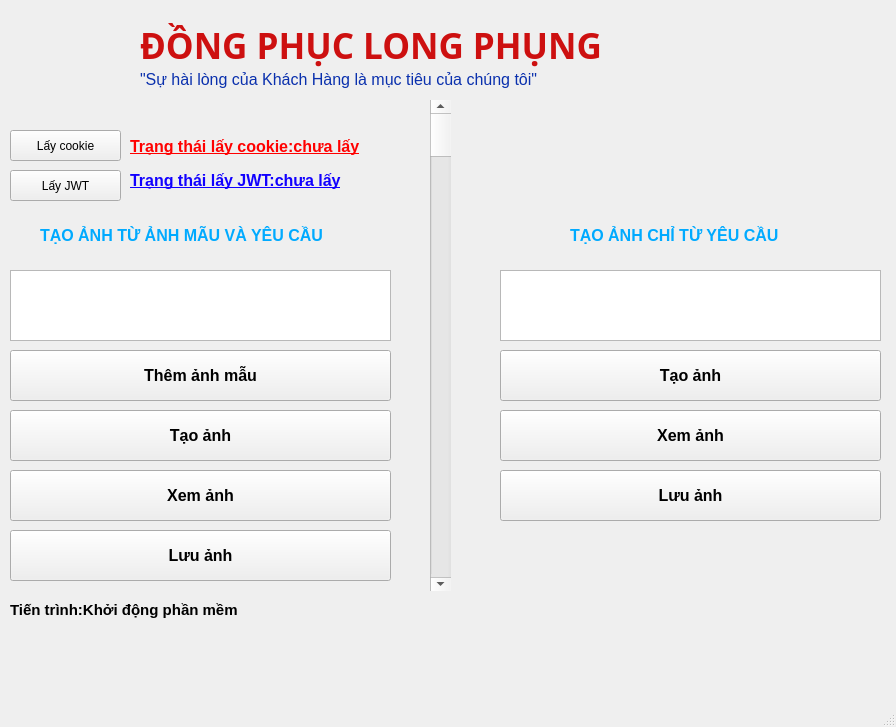
<?xml version="1.0" encoding="UTF-8"?>
<ui version="4.0">
 <class>MainWindow</class>
 <widget class="QMainWindow" name="MainWindow">
  <property name="geometry">
   <rect>
    <x>0</x>
    <y>0</y>
    <width>896</width>
    <height>727</height>
   </rect>
  </property>
  <property name="windowTitle">
   <string>Leonardo AI API test</string>
  </property>
  <widget class="QWidget" name="centralwidget">
   <widget class="QPushButton" name="get_cookie">
    <property name="geometry">
     <rect>
      <x>10</x>
      <y>130</y>
      <width>111</width>
      <height>31</height>
     </rect>
    </property>
    <property name="text">
     <string>Lấy cookie</string>
    </property>
   </widget>
   <widget class="QLabel" name="get_cookie_state">
    <property name="enabled">
     <bool>true</bool>
    </property>
    <property name="geometry">
     <rect>
      <x>130</x>
      <y>136</y>
      <width>251</width>
      <height>21</height>
     </rect>
    </property>
    <property name="palette">
     <palette>
      <active>
       <colorrole role="WindowText">
        <brush brushstyle="SolidPattern">
         <color alpha="255">
          <red>0</red>
          <green>0</green>
          <blue>0</blue>
         </color>
        </brush>
       </colorrole>
       <colorrole role="Button">
        <brush brushstyle="SolidPattern">
         <color alpha="255">
          <red>79</red>
          <green>240</green>
          <blue>216</blue>
         </color>
        </brush>
       </colorrole>
       <colorrole role="Light">
        <brush brushstyle="SolidPattern">
         <color alpha="255">
          <red>189</red>
          <green>255</green>
          <blue>246</blue>
         </color>
        </brush>
       </colorrole>
       <colorrole role="Midlight">
        <brush brushstyle="SolidPattern">
         <color alpha="255">
          <red>134</red>
          <green>247</green>
          <blue>231</blue>
         </color>
        </brush>
       </colorrole>
       <colorrole role="Dark">
        <brush brushstyle="SolidPattern">
         <color alpha="255">
          <red>39</red>
          <green>120</green>
          <blue>108</blue>
         </color>
        </brush>
       </colorrole>
       <colorrole role="Mid">
        <brush brushstyle="SolidPattern">
         <color alpha="255">
          <red>52</red>
          <green>160</green>
          <blue>144</blue>
         </color>
        </brush>
       </colorrole>
       <colorrole role="Text">
        <brush brushstyle="SolidPattern">
         <color alpha="255">
          <red>0</red>
          <green>0</green>
          <blue>0</blue>
         </color>
        </brush>
       </colorrole>
       <colorrole role="BrightText">
        <brush brushstyle="SolidPattern">
         <color alpha="255">
          <red>255</red>
          <green>255</green>
          <blue>255</blue>
         </color>
        </brush>
       </colorrole>
       <colorrole role="ButtonText">
        <brush brushstyle="SolidPattern">
         <color alpha="255">
          <red>0</red>
          <green>0</green>
          <blue>0</blue>
         </color>
        </brush>
       </colorrole>
       <colorrole role="Base">
        <brush brushstyle="SolidPattern">
         <color alpha="255">
          <red>255</red>
          <green>255</green>
          <blue>255</blue>
         </color>
        </brush>
       </colorrole>
       <colorrole role="Window">
        <brush brushstyle="SolidPattern">
         <color alpha="255">
          <red>79</red>
          <green>240</green>
          <blue>216</blue>
         </color>
        </brush>
       </colorrole>
       <colorrole role="Shadow">
        <brush brushstyle="SolidPattern">
         <color alpha="255">
          <red>0</red>
          <green>0</green>
          <blue>0</blue>
         </color>
        </brush>
       </colorrole>
       <colorrole role="AlternateBase">
        <brush brushstyle="SolidPattern">
         <color alpha="255">
          <red>167</red>
          <green>247</green>
          <blue>235</blue>
         </color>
        </brush>
       </colorrole>
       <colorrole role="ToolTipBase">
        <brush brushstyle="SolidPattern">
         <color alpha="255">
          <red>255</red>
          <green>255</green>
          <blue>220</blue>
         </color>
        </brush>
       </colorrole>
       <colorrole role="ToolTipText">
        <brush brushstyle="SolidPattern">
         <color alpha="255">
          <red>0</red>
          <green>0</green>
          <blue>0</blue>
         </color>
        </brush>
       </colorrole>
      </active>
      <inactive>
       <colorrole role="WindowText">
        <brush brushstyle="SolidPattern">
         <color alpha="255">
          <red>0</red>
          <green>0</green>
          <blue>0</blue>
         </color>
        </brush>
       </colorrole>
       <colorrole role="Button">
        <brush brushstyle="SolidPattern">
         <color alpha="255">
          <red>79</red>
          <green>240</green>
          <blue>216</blue>
         </color>
        </brush>
       </colorrole>
       <colorrole role="Light">
        <brush brushstyle="SolidPattern">
         <color alpha="255">
          <red>189</red>
          <green>255</green>
          <blue>246</blue>
         </color>
        </brush>
       </colorrole>
       <colorrole role="Midlight">
        <brush brushstyle="SolidPattern">
         <color alpha="255">
          <red>134</red>
          <green>247</green>
          <blue>231</blue>
         </color>
        </brush>
       </colorrole>
       <colorrole role="Dark">
        <brush brushstyle="SolidPattern">
         <color alpha="255">
          <red>39</red>
          <green>120</green>
          <blue>108</blue>
         </color>
        </brush>
       </colorrole>
       <colorrole role="Mid">
        <brush brushstyle="SolidPattern">
         <color alpha="255">
          <red>52</red>
          <green>160</green>
          <blue>144</blue>
         </color>
        </brush>
       </colorrole>
       <colorrole role="Text">
        <brush brushstyle="SolidPattern">
         <color alpha="255">
          <red>0</red>
          <green>0</green>
          <blue>0</blue>
         </color>
        </brush>
       </colorrole>
       <colorrole role="BrightText">
        <brush brushstyle="SolidPattern">
         <color alpha="255">
          <red>255</red>
          <green>255</green>
          <blue>255</blue>
         </color>
        </brush>
       </colorrole>
       <colorrole role="ButtonText">
        <brush brushstyle="SolidPattern">
         <color alpha="255">
          <red>0</red>
          <green>0</green>
          <blue>0</blue>
         </color>
        </brush>
       </colorrole>
       <colorrole role="Base">
        <brush brushstyle="SolidPattern">
         <color alpha="255">
          <red>255</red>
          <green>255</green>
          <blue>255</blue>
         </color>
        </brush>
       </colorrole>
       <colorrole role="Window">
        <brush brushstyle="SolidPattern">
         <color alpha="255">
          <red>79</red>
          <green>240</green>
          <blue>216</blue>
         </color>
        </brush>
       </colorrole>
       <colorrole role="Shadow">
        <brush brushstyle="SolidPattern">
         <color alpha="255">
          <red>0</red>
          <green>0</green>
          <blue>0</blue>
         </color>
        </brush>
       </colorrole>
       <colorrole role="AlternateBase">
        <brush brushstyle="SolidPattern">
         <color alpha="255">
          <red>167</red>
          <green>247</green>
          <blue>235</blue>
         </color>
        </brush>
       </colorrole>
       <colorrole role="ToolTipBase">
        <brush brushstyle="SolidPattern">
         <color alpha="255">
          <red>255</red>
          <green>255</green>
          <blue>220</blue>
         </color>
        </brush>
       </colorrole>
       <colorrole role="ToolTipText">
        <brush brushstyle="SolidPattern">
         <color alpha="255">
          <red>0</red>
          <green>0</green>
          <blue>0</blue>
         </color>
        </brush>
       </colorrole>
      </inactive>
      <disabled>
       <colorrole role="WindowText">
        <brush brushstyle="SolidPattern">
         <color alpha="255">
          <red>39</red>
          <green>120</green>
          <blue>108</blue>
         </color>
        </brush>
       </colorrole>
       <colorrole role="Button">
        <brush brushstyle="SolidPattern">
         <color alpha="255">
          <red>79</red>
          <green>240</green>
          <blue>216</blue>
         </color>
        </brush>
       </colorrole>
       <colorrole role="Light">
        <brush brushstyle="SolidPattern">
         <color alpha="255">
          <red>189</red>
          <green>255</green>
          <blue>246</blue>
         </color>
        </brush>
       </colorrole>
       <colorrole role="Midlight">
        <brush brushstyle="SolidPattern">
         <color alpha="255">
          <red>134</red>
          <green>247</green>
          <blue>231</blue>
         </color>
        </brush>
       </colorrole>
       <colorrole role="Dark">
        <brush brushstyle="SolidPattern">
         <color alpha="255">
          <red>39</red>
          <green>120</green>
          <blue>108</blue>
         </color>
        </brush>
       </colorrole>
       <colorrole role="Mid">
        <brush brushstyle="SolidPattern">
         <color alpha="255">
          <red>52</red>
          <green>160</green>
          <blue>144</blue>
         </color>
        </brush>
       </colorrole>
       <colorrole role="Text">
        <brush brushstyle="SolidPattern">
         <color alpha="255">
          <red>39</red>
          <green>120</green>
          <blue>108</blue>
         </color>
        </brush>
       </colorrole>
       <colorrole role="BrightText">
        <brush brushstyle="SolidPattern">
         <color alpha="255">
          <red>255</red>
          <green>255</green>
          <blue>255</blue>
         </color>
        </brush>
       </colorrole>
       <colorrole role="ButtonText">
        <brush brushstyle="SolidPattern">
         <color alpha="255">
          <red>39</red>
          <green>120</green>
          <blue>108</blue>
         </color>
        </brush>
       </colorrole>
       <colorrole role="Base">
        <brush brushstyle="SolidPattern">
         <color alpha="255">
          <red>79</red>
          <green>240</green>
          <blue>216</blue>
         </color>
        </brush>
       </colorrole>
       <colorrole role="Window">
        <brush brushstyle="SolidPattern">
         <color alpha="255">
          <red>79</red>
          <green>240</green>
          <blue>216</blue>
         </color>
        </brush>
       </colorrole>
       <colorrole role="Shadow">
        <brush brushstyle="SolidPattern">
         <color alpha="255">
          <red>0</red>
          <green>0</green>
          <blue>0</blue>
         </color>
        </brush>
       </colorrole>
       <colorrole role="AlternateBase">
        <brush brushstyle="SolidPattern">
         <color alpha="255">
          <red>79</red>
          <green>240</green>
          <blue>216</blue>
         </color>
        </brush>
       </colorrole>
       <colorrole role="ToolTipBase">
        <brush brushstyle="SolidPattern">
         <color alpha="255">
          <red>255</red>
          <green>255</green>
          <blue>220</blue>
         </color>
        </brush>
       </colorrole>
       <colorrole role="ToolTipText">
        <brush brushstyle="SolidPattern">
         <color alpha="255">
          <red>0</red>
          <green>0</green>
          <blue>0</blue>
         </color>
        </brush>
       </colorrole>
      </disabled>
     </palette>
    </property>
    <property name="font">
     <font>
      <pointsize>12</pointsize>
      <weight>75</weight>
      <bold>true</bold>
      <underline>true</underline>
     </font>
    </property>
    <property name="toolTip">
     <string extracomment="Mở chrome để login lấy cookie user"/>
    </property>
    <property name="autoFillBackground">
     <bool>false</bool>
    </property>
    <property name="text">
     <string>&lt;html&gt;&lt;head/&gt;&lt;body&gt;&lt;p&gt;&lt;span style=&quot; color:#ff0000;&quot;&gt;Trạng thái lấy cookie:chưa lấy&lt;/span&gt;&lt;/p&gt;&lt;/body&gt;&lt;/html&gt;</string>
    </property>
   </widget>
   <widget class="QPushButton" name="get_jwt">
    <property name="geometry">
     <rect>
      <x>10</x>
      <y>170</y>
      <width>111</width>
      <height>31</height>
     </rect>
    </property>
    <property name="text">
     <string>Lấy JWT</string>
    </property>
   </widget>
   <widget class="QLabel" name="get_JWT_state">
    <property name="enabled">
     <bool>true</bool>
    </property>
    <property name="geometry">
     <rect>
      <x>130</x>
      <y>170</y>
      <width>251</width>
      <height>21</height>
     </rect>
    </property>
    <property name="palette">
     <palette>
      <active>
       <colorrole role="WindowText">
        <brush brushstyle="SolidPattern">
         <color alpha="255">
          <red>0</red>
          <green>0</green>
          <blue>0</blue>
         </color>
        </brush>
       </colorrole>
       <colorrole role="Button">
        <brush brushstyle="SolidPattern">
         <color alpha="255">
          <red>79</red>
          <green>240</green>
          <blue>216</blue>
         </color>
        </brush>
       </colorrole>
       <colorrole role="Light">
        <brush brushstyle="SolidPattern">
         <color alpha="255">
          <red>189</red>
          <green>255</green>
          <blue>246</blue>
         </color>
        </brush>
       </colorrole>
       <colorrole role="Midlight">
        <brush brushstyle="SolidPattern">
         <color alpha="255">
          <red>134</red>
          <green>247</green>
          <blue>231</blue>
         </color>
        </brush>
       </colorrole>
       <colorrole role="Dark">
        <brush brushstyle="SolidPattern">
         <color alpha="255">
          <red>39</red>
          <green>120</green>
          <blue>108</blue>
         </color>
        </brush>
       </colorrole>
       <colorrole role="Mid">
        <brush brushstyle="SolidPattern">
         <color alpha="255">
          <red>52</red>
          <green>160</green>
          <blue>144</blue>
         </color>
        </brush>
       </colorrole>
       <colorrole role="Text">
        <brush brushstyle="SolidPattern">
         <color alpha="255">
          <red>0</red>
          <green>0</green>
          <blue>0</blue>
         </color>
        </brush>
       </colorrole>
       <colorrole role="BrightText">
        <brush brushstyle="SolidPattern">
         <color alpha="255">
          <red>255</red>
          <green>255</green>
          <blue>255</blue>
         </color>
        </brush>
       </colorrole>
       <colorrole role="ButtonText">
        <brush brushstyle="SolidPattern">
         <color alpha="255">
          <red>0</red>
          <green>0</green>
          <blue>0</blue>
         </color>
        </brush>
       </colorrole>
       <colorrole role="Base">
        <brush brushstyle="SolidPattern">
         <color alpha="255">
          <red>255</red>
          <green>255</green>
          <blue>255</blue>
         </color>
        </brush>
       </colorrole>
       <colorrole role="Window">
        <brush brushstyle="SolidPattern">
         <color alpha="255">
          <red>79</red>
          <green>240</green>
          <blue>216</blue>
         </color>
        </brush>
       </colorrole>
       <colorrole role="Shadow">
        <brush brushstyle="SolidPattern">
         <color alpha="255">
          <red>0</red>
          <green>0</green>
          <blue>0</blue>
         </color>
        </brush>
       </colorrole>
       <colorrole role="AlternateBase">
        <brush brushstyle="SolidPattern">
         <color alpha="255">
          <red>167</red>
          <green>247</green>
          <blue>235</blue>
         </color>
        </brush>
       </colorrole>
       <colorrole role="ToolTipBase">
        <brush brushstyle="SolidPattern">
         <color alpha="255">
          <red>255</red>
          <green>255</green>
          <blue>220</blue>
         </color>
        </brush>
       </colorrole>
       <colorrole role="ToolTipText">
        <brush brushstyle="SolidPattern">
         <color alpha="255">
          <red>0</red>
          <green>0</green>
          <blue>0</blue>
         </color>
        </brush>
       </colorrole>
      </active>
      <inactive>
       <colorrole role="WindowText">
        <brush brushstyle="SolidPattern">
         <color alpha="255">
          <red>0</red>
          <green>0</green>
          <blue>0</blue>
         </color>
        </brush>
       </colorrole>
       <colorrole role="Button">
        <brush brushstyle="SolidPattern">
         <color alpha="255">
          <red>79</red>
          <green>240</green>
          <blue>216</blue>
         </color>
        </brush>
       </colorrole>
       <colorrole role="Light">
        <brush brushstyle="SolidPattern">
         <color alpha="255">
          <red>189</red>
          <green>255</green>
          <blue>246</blue>
         </color>
        </brush>
       </colorrole>
       <colorrole role="Midlight">
        <brush brushstyle="SolidPattern">
         <color alpha="255">
          <red>134</red>
          <green>247</green>
          <blue>231</blue>
         </color>
        </brush>
       </colorrole>
       <colorrole role="Dark">
        <brush brushstyle="SolidPattern">
         <color alpha="255">
          <red>39</red>
          <green>120</green>
          <blue>108</blue>
         </color>
        </brush>
       </colorrole>
       <colorrole role="Mid">
        <brush brushstyle="SolidPattern">
         <color alpha="255">
          <red>52</red>
          <green>160</green>
          <blue>144</blue>
         </color>
        </brush>
       </colorrole>
       <colorrole role="Text">
        <brush brushstyle="SolidPattern">
         <color alpha="255">
          <red>0</red>
          <green>0</green>
          <blue>0</blue>
         </color>
        </brush>
       </colorrole>
       <colorrole role="BrightText">
        <brush brushstyle="SolidPattern">
         <color alpha="255">
          <red>255</red>
          <green>255</green>
          <blue>255</blue>
         </color>
        </brush>
       </colorrole>
       <colorrole role="ButtonText">
        <brush brushstyle="SolidPattern">
         <color alpha="255">
          <red>0</red>
          <green>0</green>
          <blue>0</blue>
         </color>
        </brush>
       </colorrole>
       <colorrole role="Base">
        <brush brushstyle="SolidPattern">
         <color alpha="255">
          <red>255</red>
          <green>255</green>
          <blue>255</blue>
         </color>
        </brush>
       </colorrole>
       <colorrole role="Window">
        <brush brushstyle="SolidPattern">
         <color alpha="255">
          <red>79</red>
          <green>240</green>
          <blue>216</blue>
         </color>
        </brush>
       </colorrole>
       <colorrole role="Shadow">
        <brush brushstyle="SolidPattern">
         <color alpha="255">
          <red>0</red>
          <green>0</green>
          <blue>0</blue>
         </color>
        </brush>
       </colorrole>
       <colorrole role="AlternateBase">
        <brush brushstyle="SolidPattern">
         <color alpha="255">
          <red>167</red>
          <green>247</green>
          <blue>235</blue>
         </color>
        </brush>
       </colorrole>
       <colorrole role="ToolTipBase">
        <brush brushstyle="SolidPattern">
         <color alpha="255">
          <red>255</red>
          <green>255</green>
          <blue>220</blue>
         </color>
        </brush>
       </colorrole>
       <colorrole role="ToolTipText">
        <brush brushstyle="SolidPattern">
         <color alpha="255">
          <red>0</red>
          <green>0</green>
          <blue>0</blue>
         </color>
        </brush>
       </colorrole>
      </inactive>
      <disabled>
       <colorrole role="WindowText">
        <brush brushstyle="SolidPattern">
         <color alpha="255">
          <red>39</red>
          <green>120</green>
          <blue>108</blue>
         </color>
        </brush>
       </colorrole>
       <colorrole role="Button">
        <brush brushstyle="SolidPattern">
         <color alpha="255">
          <red>79</red>
          <green>240</green>
          <blue>216</blue>
         </color>
        </brush>
       </colorrole>
       <colorrole role="Light">
        <brush brushstyle="SolidPattern">
         <color alpha="255">
          <red>189</red>
          <green>255</green>
          <blue>246</blue>
         </color>
        </brush>
       </colorrole>
       <colorrole role="Midlight">
        <brush brushstyle="SolidPattern">
         <color alpha="255">
          <red>134</red>
          <green>247</green>
          <blue>231</blue>
         </color>
        </brush>
       </colorrole>
       <colorrole role="Dark">
        <brush brushstyle="SolidPattern">
         <color alpha="255">
          <red>39</red>
          <green>120</green>
          <blue>108</blue>
         </color>
        </brush>
       </colorrole>
       <colorrole role="Mid">
        <brush brushstyle="SolidPattern">
         <color alpha="255">
          <red>52</red>
          <green>160</green>
          <blue>144</blue>
         </color>
        </brush>
       </colorrole>
       <colorrole role="Text">
        <brush brushstyle="SolidPattern">
         <color alpha="255">
          <red>39</red>
          <green>120</green>
          <blue>108</blue>
         </color>
        </brush>
       </colorrole>
       <colorrole role="BrightText">
        <brush brushstyle="SolidPattern">
         <color alpha="255">
          <red>255</red>
          <green>255</green>
          <blue>255</blue>
         </color>
        </brush>
       </colorrole>
       <colorrole role="ButtonText">
        <brush brushstyle="SolidPattern">
         <color alpha="255">
          <red>39</red>
          <green>120</green>
          <blue>108</blue>
         </color>
        </brush>
       </colorrole>
       <colorrole role="Base">
        <brush brushstyle="SolidPattern">
         <color alpha="255">
          <red>79</red>
          <green>240</green>
          <blue>216</blue>
         </color>
        </brush>
       </colorrole>
       <colorrole role="Window">
        <brush brushstyle="SolidPattern">
         <color alpha="255">
          <red>79</red>
          <green>240</green>
          <blue>216</blue>
         </color>
        </brush>
       </colorrole>
       <colorrole role="Shadow">
        <brush brushstyle="SolidPattern">
         <color alpha="255">
          <red>0</red>
          <green>0</green>
          <blue>0</blue>
         </color>
        </brush>
       </colorrole>
       <colorrole role="AlternateBase">
        <brush brushstyle="SolidPattern">
         <color alpha="255">
          <red>79</red>
          <green>240</green>
          <blue>216</blue>
         </color>
        </brush>
       </colorrole>
       <colorrole role="ToolTipBase">
        <brush brushstyle="SolidPattern">
         <color alpha="255">
          <red>255</red>
          <green>255</green>
          <blue>220</blue>
         </color>
        </brush>
       </colorrole>
       <colorrole role="ToolTipText">
        <brush brushstyle="SolidPattern">
         <color alpha="255">
          <red>0</red>
          <green>0</green>
          <blue>0</blue>
         </color>
        </brush>
       </colorrole>
      </disabled>
     </palette>
    </property>
    <property name="font">
     <font>
      <pointsize>12</pointsize>
      <weight>75</weight>
      <bold>true</bold>
      <underline>true</underline>
     </font>
    </property>
    <property name="toolTip">
     <string extracomment="Mở chrome để login lấy cookie user"/>
    </property>
    <property name="autoFillBackground">
     <bool>false</bool>
    </property>
    <property name="text">
     <string>&lt;html&gt;&lt;head/&gt;&lt;body&gt;&lt;p&gt;&lt;span style=&quot; color:#1100ff;&quot;&gt;Trạng thái lấy JWT:chưa lấy&lt;/span&gt;&lt;/p&gt;&lt;/body&gt;&lt;/html&gt;</string>
    </property>
   </widget>
   <widget class="QTextEdit" name="promt_with_image">
    <property name="geometry">
     <rect>
      <x>10</x>
      <y>270</y>
      <width>381</width>
      <height>71</height>
     </rect>
    </property>
   </widget>
   <widget class="QPushButton" name="gen_with_image">
    <property name="geometry">
     <rect>
      <x>10</x>
      <y>410</y>
      <width>381</width>
      <height>51</height>
     </rect>
    </property>
    <property name="font">
     <font>
      <pointsize>12</pointsize>
      <weight>75</weight>
      <bold>true</bold>
     </font>
    </property>
    <property name="text">
     <string>Tạo ảnh</string>
    </property>
   </widget>
   <widget class="QPushButton" name="save_with_image">
    <property name="geometry">
     <rect>
      <x>10</x>
      <y>530</y>
      <width>381</width>
      <height>51</height>
     </rect>
    </property>
    <property name="font">
     <font>
      <pointsize>12</pointsize>
      <weight>75</weight>
      <bold>true</bold>
     </font>
    </property>
    <property name="text">
     <string>Lưu ảnh</string>
    </property>
   </widget>
   <widget class="QPushButton" name="see_with_image">
    <property name="geometry">
     <rect>
      <x>10</x>
      <y>470</y>
      <width>381</width>
      <height>51</height>
     </rect>
    </property>
    <property name="font">
     <font>
      <pointsize>12</pointsize>
      <weight>75</weight>
      <bold>true</bold>
     </font>
    </property>
    <property name="text">
     <string>Xem ảnh</string>
    </property>
   </widget>
   <widget class="QLabel" name="label">
    <property name="geometry">
     <rect>
      <x>140</x>
      <y>20</y>
      <width>471</width>
      <height>51</height>
     </rect>
    </property>
    <property name="font">
     <font>
      <family>Segoe MDL2 Assets</family>
     </font>
    </property>
    <property name="text">
     <string>&lt;!DOCTYPE HTML PUBLIC &quot;-//W3C//DTD HTML 4.0//EN&quot; &quot;http://www.w3.org/TR/REC-html40/strict.dtd&quot;&gt;
&lt;html&gt;&lt;head&gt;&lt;meta name=&quot;qrichtext&quot; content=&quot;1&quot; /&gt;&lt;style type=&quot;text/css&quot;&gt;
p, li { white-space: pre-wrap; }
&lt;/style&gt;&lt;/head&gt;&lt;body style=&quot; font-family:'Segoe MDL2 Assets'; font-size:8pt; font-weight:400; font-style:normal;&quot;&gt;
&lt;p style=&quot; margin-top:0px; margin-bottom:0px; margin-left:0px; margin-right:0px; -qt-block-indent:0; text-indent:0px;&quot;&gt;&lt;span style=&quot; font-family:'MS Shell Dlg 2'; font-size:26pt; font-weight:600; color:#cd1010;&quot;&gt;ĐỒNG PHỤC LONG PHỤNG&lt;/span&gt;&lt;/p&gt;&lt;/body&gt;&lt;/html&gt;</string>
    </property>
   </widget>
   <widget class="QLabel" name="label_2">
    <property name="geometry">
     <rect>
      <x>10</x>
      <y>0</y>
      <width>121</width>
      <height>121</height>
     </rect>
    </property>
    <property name="text">
     <string/>
    </property>
    <property name="pixmap">
     <pixmap>Logo.webp</pixmap>
    </property>
   </widget>
   <widget class="QLabel" name="label_3">
    <property name="geometry">
     <rect>
      <x>140</x>
      <y>70</y>
      <width>411</width>
      <height>20</height>
     </rect>
    </property>
    <property name="text">
     <string>&lt;html&gt;&lt;head/&gt;&lt;body&gt;&lt;p&gt;&lt;span style=&quot; font-size:12pt; color:#0a30ad;&quot;&gt;&amp;quot;Sự hài lòng của Khách Hàng là mục tiêu của chúng tôi&amp;quot;&lt;/span&gt;&lt;/p&gt;&lt;/body&gt;&lt;/html&gt;</string>
    </property>
   </widget>
   <widget class="QPushButton" name="add_with_image">
    <property name="geometry">
     <rect>
      <x>10</x>
      <y>350</y>
      <width>381</width>
      <height>51</height>
     </rect>
    </property>
    <property name="font">
     <font>
      <pointsize>12</pointsize>
      <weight>75</weight>
      <bold>true</bold>
     </font>
    </property>
    <property name="text">
     <string>Thêm ảnh mẫu</string>
    </property>
   </widget>
   <widget class="QPushButton" name="save_without_image">
    <property name="geometry">
     <rect>
      <x>500</x>
      <y>470</y>
      <width>381</width>
      <height>51</height>
     </rect>
    </property>
    <property name="font">
     <font>
      <pointsize>12</pointsize>
      <weight>75</weight>
      <bold>true</bold>
     </font>
    </property>
    <property name="text">
     <string>Lưu ảnh</string>
    </property>
   </widget>
   <widget class="QTextEdit" name="promt_without_image">
    <property name="geometry">
     <rect>
      <x>500</x>
      <y>270</y>
      <width>381</width>
      <height>71</height>
     </rect>
    </property>
   </widget>
   <widget class="QPushButton" name="send_without_image">
    <property name="geometry">
     <rect>
      <x>500</x>
      <y>350</y>
      <width>381</width>
      <height>51</height>
     </rect>
    </property>
    <property name="font">
     <font>
      <pointsize>12</pointsize>
      <weight>75</weight>
      <bold>true</bold>
     </font>
    </property>
    <property name="text">
     <string>Tạo ảnh</string>
    </property>
   </widget>
   <widget class="QPushButton" name="see_without_image">
    <property name="geometry">
     <rect>
      <x>500</x>
      <y>410</y>
      <width>381</width>
      <height>51</height>
     </rect>
    </property>
    <property name="font">
     <font>
      <pointsize>12</pointsize>
      <weight>75</weight>
      <bold>true</bold>
     </font>
    </property>
    <property name="text">
     <string>Xem ảnh</string>
    </property>
   </widget>
   <widget class="QScrollBar" name="verticalScrollBar">
    <property name="geometry">
     <rect>
      <x>430</x>
      <y>100</y>
      <width>21</width>
      <height>491</height>
     </rect>
    </property>
    <property name="orientation">
     <enum>Qt::Vertical</enum>
    </property>
   </widget>
   <widget class="QLabel" name="label_4">
    <property name="geometry">
     <rect>
      <x>40</x>
      <y>220</y>
      <width>301</width>
      <height>31</height>
     </rect>
    </property>
    <property name="text">
     <string>&lt;html&gt;&lt;head/&gt;&lt;body&gt;&lt;p&gt;&lt;span style=&quot; font-size:12pt; font-weight:600; color:#00aaff;&quot;&gt;TẠO ẢNH TỪ ẢNH MÃU VÀ YÊU CẦU&lt;/span&gt;&lt;/p&gt;&lt;/body&gt;&lt;/html&gt;</string>
    </property>
   </widget>
   <widget class="QLabel" name="label_5">
    <property name="geometry">
     <rect>
      <x>570</x>
      <y>220</y>
      <width>221</width>
      <height>31</height>
     </rect>
    </property>
    <property name="text">
     <string>&lt;html&gt;&lt;head/&gt;&lt;body&gt;&lt;p&gt;&lt;span style=&quot; font-size:12pt; font-weight:600; color:#00aaff;&quot;&gt;TẠO ẢNH CHỈ TỪ YÊU CẦU&lt;/span&gt;&lt;/p&gt;&lt;/body&gt;&lt;/html&gt;</string>
    </property>
   </widget>
   <widget class="QLabel" name="label_6">
    <property name="geometry">
     <rect>
      <x>10</x>
      <y>590</y>
      <width>381</width>
      <height>41</height>
     </rect>
    </property>
    <property name="text">
     <string>&lt;html&gt;&lt;head/&gt;&lt;body&gt;&lt;p&gt;&lt;span style=&quot; font-size:11pt; font-weight:600;&quot;&gt;Tiến trình:Khởi động phần mềm&lt;/span&gt;&lt;/p&gt;&lt;/body&gt;&lt;/html&gt;</string>
    </property>
   </widget>
   <zorder>add_with_image</zorder>
   <zorder>get_cookie</zorder>
   <zorder>get_cookie_state</zorder>
   <zorder>get_jwt</zorder>
   <zorder>get_JWT_state</zorder>
   <zorder>promt_with_image</zorder>
   <zorder>gen_with_image</zorder>
   <zorder>save_with_image</zorder>
   <zorder>see_with_image</zorder>
   <zorder>label</zorder>
   <zorder>label_2</zorder>
   <zorder>label_3</zorder>
   <zorder>save_without_image</zorder>
   <zorder>promt_without_image</zorder>
   <zorder>send_without_image</zorder>
   <zorder>see_without_image</zorder>
   <zorder>verticalScrollBar</zorder>
   <zorder>label_4</zorder>
   <zorder>label_5</zorder>
   <zorder>label_6</zorder>
  </widget>
  <widget class="QMenuBar" name="menubar">
   <property name="geometry">
    <rect>
     <x>0</x>
     <y>0</y>
     <width>896</width>
     <height>21</height>
    </rect>
   </property>
  </widget>
  <widget class="QStatusBar" name="statusbar"/>
 </widget>
 <resources>
  <include location="setting_ui.qrc"/>
 </resources>
 <connections/>
</ui>
